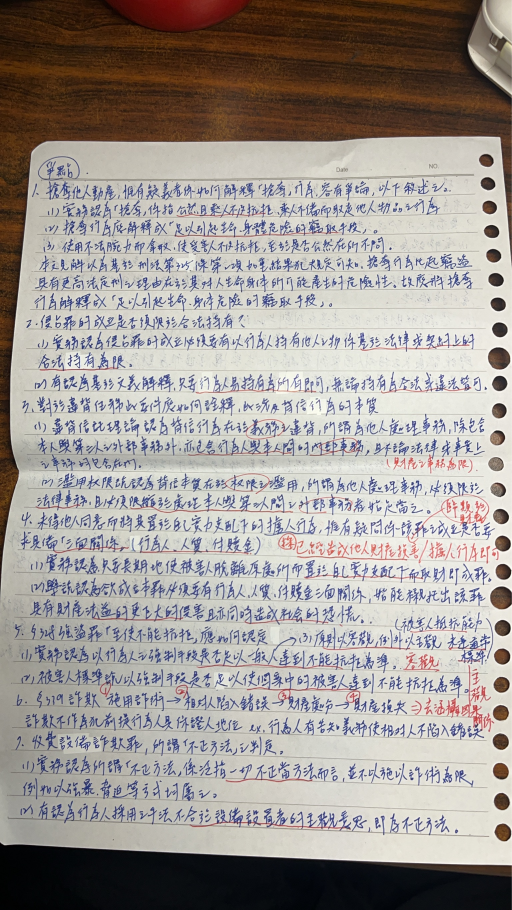
#> input picture OCR_test_lin.jpg, 1536 x 2730 px, found by its file name (shown at 1/3 size)
$ python image_preprocessing.py
#> lines starting #> are read from the running program, lines starting #| are printed output that depends on the picture; after the words box and inside, x2 and y2 are one past the last pixel; in counts of white or black regions, pixels touching at a corner belong together
import argparse
import json
from pathlib import Path

try:
    import cv2
    import numpy as np
except ModuleNotFoundError as exc:
    print("Missing OpenCV or NumPy.")
    print(r"Install with: .\env\Scripts\python.exe -m pip install opencv-python-headless numpy")
    raise SystemExit(1) from exc


from pipeline_paths import DATASET_DIR, PREPROCESS_DIR


BASE_DIR = Path(__file__).resolve().parent
DEFAULT_IMAGE_PATH = DATASET_DIR / "OCR_test_lin.jpg"
DEFAULT_OUTPUT_DIR = PREPROCESS_DIR


def save_image(path, image):
    path.parent.mkdir(parents=True, exist_ok=True)
    if not cv2.imwrite(str(path), image):
        raise OSError(f"Failed to save image: {path}")


def order_points(points):
    points = np.asarray(points, dtype="float32")
    ordered = np.zeros((4, 2), dtype="float32")
    point_sum = points.sum(axis=1)
    point_diff = np.diff(points, axis=1).ravel()
    ordered[0] = points[np.argmin(point_sum)]
    ordered[2] = points[np.argmax(point_sum)]
    ordered[1] = points[np.argmin(point_diff)]
    ordered[3] = points[np.argmax(point_diff)]
    return ordered


def four_point_transform(image, points):
    rect = order_points(points)
    top_left, top_right, bottom_right, bottom_left = rect

    width_a = np.linalg.norm(bottom_right - bottom_left)
    width_b = np.linalg.norm(top_right - top_left)
    height_a = np.linalg.norm(top_right - bottom_right)
    height_b = np.linalg.norm(top_left - bottom_left)
    max_width = max(1, int(round(max(width_a, width_b))))
    max_height = max(1, int(round(max(height_a, height_b))))

    destination = np.array(
        [
            [0, 0],
            [max_width - 1, 0],
            [max_width - 1, max_height - 1],
            [0, max_height - 1],
        ],
        dtype="float32",
    )
    matrix = cv2.getPerspectiveTransform(rect, destination)
    return cv2.warpPerspective(
        image,
        matrix,
        (max_width, max_height),
        flags=cv2.INTER_CUBIC,
        borderMode=cv2.BORDER_REPLICATE,
    )


def find_document_quad(image):
    height, width = image.shape[:2]
    scale = 1000.0 / max(height, width)
    small = cv2.resize(image, None, fx=scale, fy=scale, interpolation=cv2.INTER_AREA)

    hsv = cv2.cvtColor(small, cv2.COLOR_BGR2HSV)
    lab = cv2.cvtColor(small, cv2.COLOR_BGR2LAB)
    _, light_mask = cv2.threshold(
        lab[:, :, 0], 0, 255, cv2.THRESH_BINARY + cv2.THRESH_OTSU
    )
    paper_mask = cv2.inRange(hsv, (0, 0, 55), (179, 135, 255))
    paper_mask = cv2.bitwise_and(paper_mask, light_mask)
    paper_mask = cv2.morphologyEx(
        paper_mask,
        cv2.MORPH_CLOSE,
        cv2.getStructuringElement(cv2.MORPH_ELLIPSE, (31, 31)),
        iterations=2,
    )
    paper_mask = cv2.morphologyEx(
        paper_mask,
        cv2.MORPH_OPEN,
        cv2.getStructuringElement(cv2.MORPH_ELLIPSE, (15, 15)),
        iterations=1,
    )

    contours, _ = cv2.findContours(
        paper_mask, cv2.RETR_EXTERNAL, cv2.CHAIN_APPROX_SIMPLE
    )
    if not contours:
        return np.array([[0, 0], [width - 1, 0], [width - 1, height - 1], [0, height - 1]])

    image_area = small.shape[0] * small.shape[1]
    for contour in sorted(contours, key=cv2.contourArea, reverse=True):
        if cv2.contourArea(contour) < image_area * 0.18:
            continue

        perimeter = cv2.arcLength(contour, True)
        for epsilon_ratio in (0.018, 0.025, 0.035, 0.05):
            approx = cv2.approxPolyDP(contour, epsilon_ratio * perimeter, True)
            if len(approx) == 4:
                return approx.reshape(4, 2).astype("float32") / scale

        box = cv2.boxPoints(cv2.minAreaRect(contour))
        return box.astype("float32") / scale

    return np.array([[0, 0], [width - 1, 0], [width - 1, height - 1], [0, height - 1]])


def rectify_document(image):
    quad = find_document_quad(image)
    warped = four_point_transform(image, quad)
    if warped.shape[0] < warped.shape[1]:
        warped = cv2.rotate(warped, cv2.ROTATE_90_CLOCKWISE)
    return warped


def normalize_illumination(image):
    lab = cv2.cvtColor(image, cv2.COLOR_BGR2LAB)
    lightness, channel_a, channel_b = cv2.split(lab)
    background = cv2.GaussianBlur(lightness, (0, 0), sigmaX=35, sigmaY=35)
    normalized = cv2.divide(lightness, background, scale=255)
    clahe = cv2.createCLAHE(clipLimit=2.0, tileGridSize=(8, 8))
    enhanced_lightness = clahe.apply(normalized)
    return cv2.cvtColor(
        cv2.merge((enhanced_lightness, channel_a, channel_b)),
        cv2.COLOR_LAB2BGR,
    )


def sharpen_image(image):
    blurred = cv2.GaussianBlur(image, (0, 0), sigmaX=1.2, sigmaY=1.2)
    return cv2.addWeighted(image, 1.45, blurred, -0.45, 0)


def remove_small_components(mask, min_area=5, max_area=18000):
    component_count, labels, stats, _ = cv2.connectedComponentsWithStats(mask, 8)
    cleaned = np.zeros_like(mask)
    for index in range(1, component_count):
        area = stats[index, cv2.CC_STAT_AREA]
        width = stats[index, cv2.CC_STAT_WIDTH]
        height = stats[index, cv2.CC_STAT_HEIGHT]
        if min_area <= area <= max_area and width >= 2 and height >= 2:
            cleaned[labels == index] = 255
    return cleaned


def create_blue_ink_variants(image):
    hsv = cv2.cvtColor(image, cv2.COLOR_BGR2HSV)
    blue_from_hsv = cv2.inRange(hsv, (85, 35, 20), (138, 255, 250))

    blue_channel, green_channel, red_channel = cv2.split(image)
    blue_minus_red = blue_channel.astype(np.int16) - red_channel.astype(np.int16)
    blue_minus_green = blue_channel.astype(np.int16) - green_channel.astype(np.int16)
    blue_dominant = (
        (blue_minus_red > 8)
        & (blue_minus_green > -30)
        & (red_channel < 185)
        & (green_channel < 195)
    ).astype("uint8") * 255

    mask = cv2.bitwise_or(blue_from_hsv, blue_dominant)
    mask = cv2.medianBlur(mask, 3)
    mask = remove_small_components(mask)

    soft_mask = cv2.dilate(
        mask,
        cv2.getStructuringElement(cv2.MORPH_ELLIPSE, (2, 2)),
        iterations=1,
    )
    blue_on_white = np.full_like(image, 255)
    blue_on_white[soft_mask > 0] = image[soft_mask > 0]

    gray = cv2.cvtColor(image, cv2.COLOR_BGR2GRAY)
    gray = cv2.normalize(gray, None, 20, 190, cv2.NORM_MINMAX)
    blue_gray = np.full_like(gray, 255)
    blue_gray[soft_mask > 0] = gray[soft_mask > 0]
    blue_gray = cv2.cvtColor(blue_gray, cv2.COLOR_GRAY2BGR)

    black_on_white = np.full_like(image, 255)
    black_on_white[mask > 0] = (0, 0, 0)
    return blue_on_white, blue_gray, black_on_white, mask


def suppress_red_annotations(image):
    hsv = cv2.cvtColor(image, cv2.COLOR_BGR2HSV)
    low_red = cv2.inRange(hsv, (0, 45, 20), (15, 255, 255))
    high_red = cv2.inRange(hsv, (165, 45, 20), (179, 255, 255))
    red_mask = cv2.bitwise_or(low_red, high_red)
    red_mask = cv2.dilate(
        red_mask,
        cv2.getStructuringElement(cv2.MORPH_ELLIPSE, (3, 3)),
        iterations=1,
    )
    return cv2.inpaint(image, red_mask, 3, cv2.INPAINT_TELEA)


def remove_horizontal_lines(image):
    gray = cv2.cvtColor(image, cv2.COLOR_BGR2GRAY)
    inverse = cv2.adaptiveThreshold(
        gray,
        255,
        cv2.ADAPTIVE_THRESH_GAUSSIAN_C,
        cv2.THRESH_BINARY_INV,
        41,
        9,
    )
    kernel_width = max(80, image.shape[1] // 6)
    horizontal_kernel = cv2.getStructuringElement(
        cv2.MORPH_RECT, (kernel_width, 1)
    )
    horizontal_lines = cv2.morphologyEx(
        inverse, cv2.MORPH_OPEN, horizontal_kernel, iterations=1
    )
    horizontal_lines = cv2.dilate(
        horizontal_lines,
        cv2.getStructuringElement(cv2.MORPH_RECT, (3, 3)),
        iterations=1,
    )
    return cv2.inpaint(image, horizontal_lines, 3, cv2.INPAINT_TELEA)


def create_binary_variant(image):
    gray = cv2.cvtColor(image, cv2.COLOR_BGR2GRAY)
    blurred = cv2.GaussianBlur(gray, (3, 3), 0)
    binary = cv2.adaptiveThreshold(
        blurred,
        255,
        cv2.ADAPTIVE_THRESH_GAUSSIAN_C,
        cv2.THRESH_BINARY,
        41,
        13,
    )
    return cv2.cvtColor(binary, cv2.COLOR_GRAY2BGR)


def preprocess_image(image_path=DEFAULT_IMAGE_PATH, output_dir=DEFAULT_OUTPUT_DIR):
    image_path = Path(image_path)
    output_dir = Path(output_dir)
    original = cv2.imread(str(image_path))
    if original is None:
        raise ValueError(f"Could not read image: {image_path}")

    image_stem = image_path.stem
    document = rectify_document(original)
    enhanced = normalize_illumination(document)
    sharpened = sharpen_image(enhanced)
    line_removed = remove_horizontal_lines(sharpened)
    red_suppressed = suppress_red_annotations(sharpened)
    clean_document = remove_horizontal_lines(red_suppressed)
    blue_ink, blue_gray, blue_binary, blue_mask = create_blue_ink_variants(sharpened)
    binary = create_binary_variant(sharpened)

    outputs = {
        "document": output_dir / f"{image_stem}_document_input.jpg",
        "enhanced": output_dir / f"{image_stem}_enhanced_input.jpg",
        "sharpened": output_dir / f"{image_stem}_sharpened_input.jpg",
        "line_removed": output_dir / f"{image_stem}_line_removed_input.jpg",
        "clean_document": output_dir / f"{image_stem}_clean_document_input.jpg",
        "blue_ink": output_dir / f"{image_stem}_blue_ink_input.jpg",
        "blue_gray": output_dir / f"{image_stem}_blue_gray_input.jpg",
        "blue_binary": output_dir / f"{image_stem}_blue_binary_input.jpg",
        "blue_mask": output_dir / f"{image_stem}_blue_mask.jpg",
        "binary": output_dir / f"{image_stem}_preprocessed_input.jpg",
    }
    images = {
        "document": document,
        "enhanced": enhanced,
        "sharpened": sharpened,
        "line_removed": line_removed,
        "clean_document": clean_document,
        "blue_ink": blue_ink,
        "blue_gray": blue_gray,
        "blue_binary": blue_binary,
        "blue_mask": blue_mask,
        "binary": binary,
    }
    for key, path in outputs.items():
        save_image(path, images[key])

    manifest = {
        "input_path": str(image_path),
        "output_dir": str(output_dir),
        "image_stem": image_stem,
        "document_shape": {
            "height": int(document.shape[0]),
            "width": int(document.shape[1]),
        },
        "variants": {key: str(path) for key, path in outputs.items()},
    }
    manifest_path = output_dir / f"{image_stem}_preprocess_manifest.json"
    with manifest_path.open("w", encoding="utf-8") as file:
        json.dump(manifest, file, ensure_ascii=False, indent=2)
    manifest["manifest_path"] = str(manifest_path)
    return manifest


def parse_args():
    parser = argparse.ArgumentParser(description="Module 1: lecture note image preprocessing.")
    parser.add_argument("--image", default=str(DEFAULT_IMAGE_PATH), help="Input note image.")
    parser.add_argument("--output-dir", default=str(DEFAULT_OUTPUT_DIR), help="Output folder.")
    return parser.parse_args()


def main():
    args = parse_args()
    manifest = preprocess_image(args.image, args.output_dir)
#> in preprocess_image, original is the input picture: shape (2730, 1536, 3); mean B, G, R 150.2, 154.3, 160.6
#> in find_document_quad, `_, light_mask = cv2.threshold( lab[:, :, 0], 0, 255, cv2.THRESH_BINARY..`:
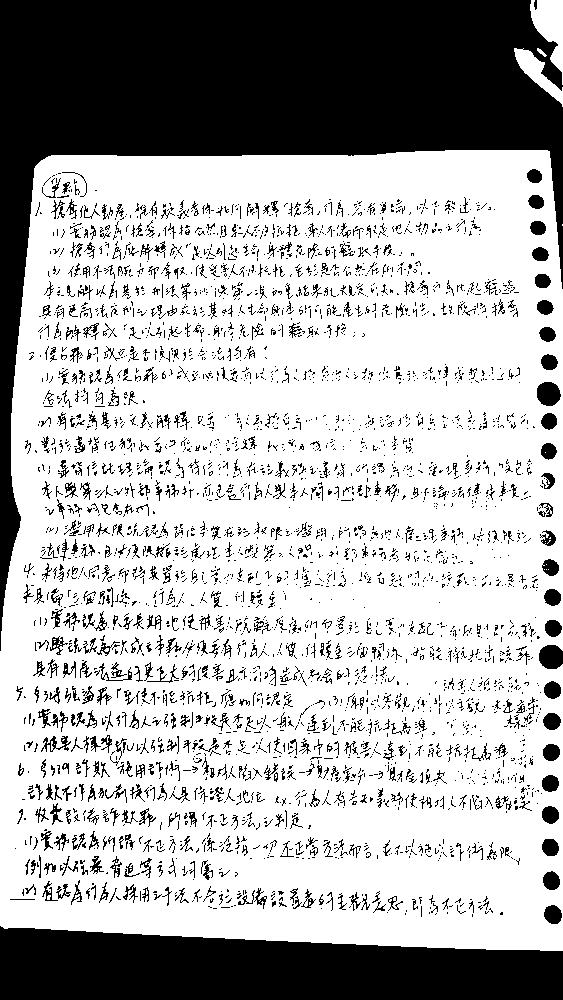
#> light_mask: shape (1000, 563); 69.7% white; 3726 black regions (3122 under 20 px), largest, box (x1, y1, x2, y2) and area: (0, 0, 563, 651) 93709, (0, 926, 563, 1000) 33450, (539, 645, 563, 669) 482
#> in find_document_quad, `paper_mask = cv2.morphologyEx( paper_mask, cv2.MORPH_CLOSE, cv2.getStr..`:
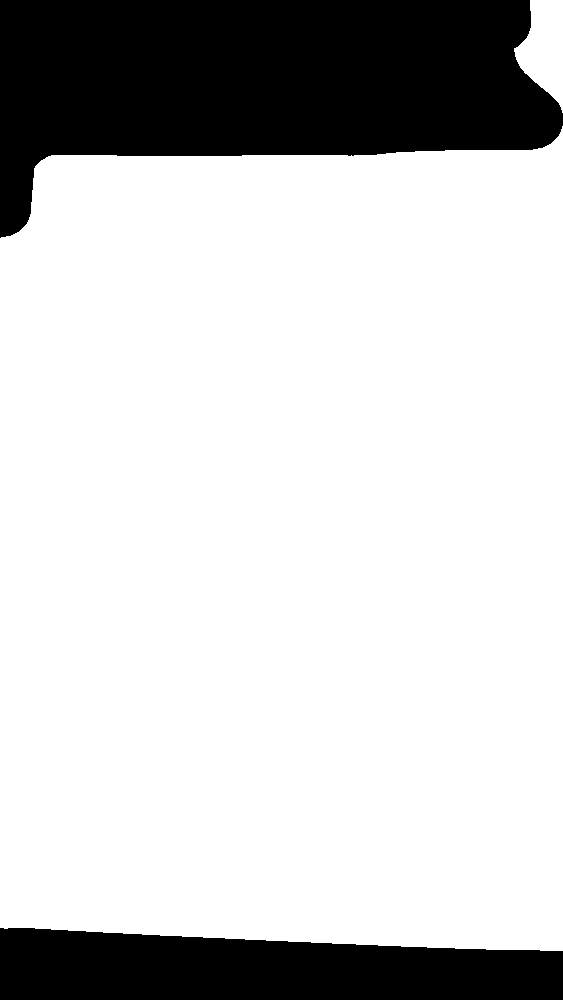
#> paper_mask: shape (1000, 563); 78.9% white; 2 black regions, box (x1, y1, x2, y2) and area: (0, 0, 563, 238) 85488, (0, 928, 563, 1000) 33446
#> in find_document_quad, `contours, _ = cv2.findContours( paper_mask, cv2.RETR_EXTERNAL, cv2.CHA..`: contours = 2 contours; box (x1, y1, x2, y2) and area: (0, 135, 563, 951) 439250, (515, 0, 563, 104) 3299
#> the loop in find_document_quad, `for contour in sorted(contours, key=cv2.contourArea, reverse=True):` made 1 pass
#> perimeter on pass 1: 2712.2
#> in rectify_document, `quad = find_document_quad(image)`: quad = [[1534.3, 368.5], [95.55, 453.2], [0, 2530.7], [1534.3, 2593.5]]
#> in order_points, `points = np.asarray(points, dtype="float32")`: points has the same summary as quad in rectify_document
#> in order_points, `point_sum = points.sum(axis=1)`: point_sum = [1902.8, 548.7, 2530.7, 4127.8]
#> in order_points, `point_diff = np.diff(points, axis=1).ravel()`: point_diff = [-1165.7, 357.6, 2530.7, 1059.2]
#> in four_point_transform, `rect = order_points(points)`: rect = [[95.55, 453.2], [1534.3, 368.5], [1534.3, 2593.5], [0, 2530.7]]
#> in four_point_transform, `top_left, top_right, bottom_right, bottom_left = rect`: top_left = [95.55, 453.2]; top_right = [1534.3, 368.5]; bottom_right = [1534.3, 2593.5]; bottom_left = [0, 2530.7]
#> in four_point_transform, `width_a = np.linalg.norm(bottom_right - bottom_left)`: width_a = 1535.5
#> in four_point_transform, `width_b = np.linalg.norm(top_right - top_left)`: width_b = 1441.2
#> in four_point_transform, `height_a = np.linalg.norm(top_right - bottom_right)`: height_a = 2224.9
#> in four_point_transform, `height_b = np.linalg.norm(top_left - bottom_left)`: height_b = 2079.7
#> in four_point_transform, `max_width = max(1, int(round(max(width_a, width_b))))`: max_width = 1536
#> in four_point_transform, `max_height = max(1, int(round(max(height_a, height_b))))`: max_height = 2225
#> in four_point_transform, `destination = np.array( [ [0, 0], [max_width - 1, 0], [max_width - 1, ..`: destination = [[0, 0], [1535, 0], [1535, 2224], [0, 2224]]
#> in four_point_transform, `matrix = cv2.getPerspectiveTransform(rect, destination)`: matrix = [[1.17, 0.0537, -135.9], [0.0687, 1.17, -536.1], [5.1e-05, 3.5e-05, 1]]
#> in create_blue_ink_variants, `blue_minus_red = blue_channel.astype(np.int16) - red_channel.astype(np..`:
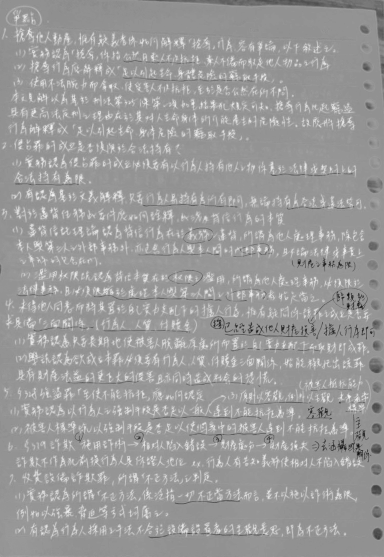
#> blue_minus_red: shape (2225, 1536) int16 (shown at 1/4 size); min -156, max 97, mean -2.5; drawn with min black and max white
#> in create_blue_ink_variants, `blue_minus_green = blue_channel.astype(np.int16) - green_channel.astyp..`:
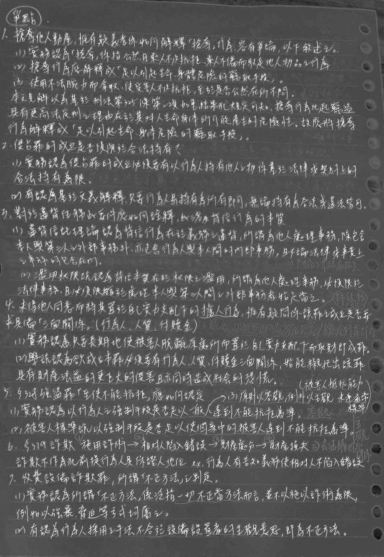
#> blue_minus_green: shape (2225, 1536) int16 (shown at 1/4 size); min -54, max 91, mean -1.5; drawn with min black and max white
#> in remove_small_components, `component_count, labels, stats, _ = cv2.connectedComponentsWithStats(m..`:
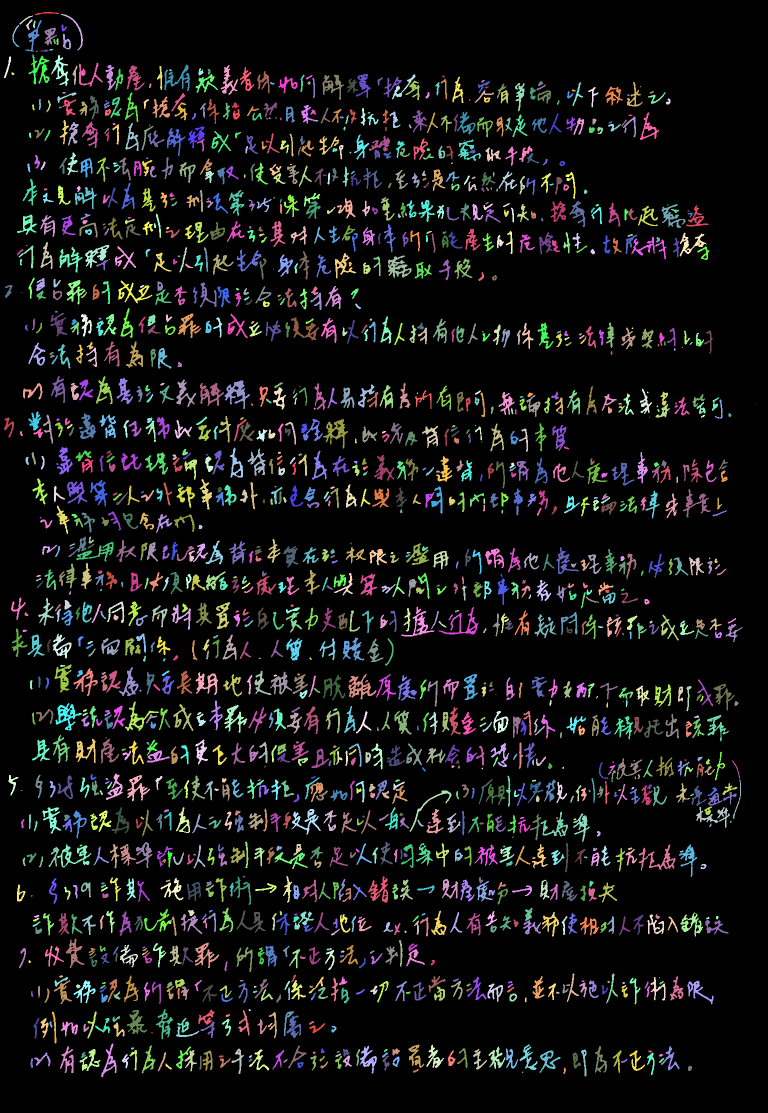
#> labels: shape (2225, 1536) int32 (shown at 1/2 size); 1845 distinct labels, from 0 to 1844; one colour per label, 0 black
#> in remove_small_components, `component_count, labels, stats, _ = cv2.connectedComponentsWithStats(m..`: component_count = 1845; stats = 1845 rows, first 6: [0, 0, 1536, 2225, 3013771], [70, 24, 48, 6, 126], [122, 28, 44, 73, 300], [39, 31, 27, 18, 90], [52, 39, 13, 21, 87], [66, 41, 5, 16, 52]
#> the loop in remove_small_components, `for index in range(1, component_count):` made 1844 passes
#> (area, width, height) on passes 1 to 3: (126, 48, 6), (300, 44, 73), (90, 27, 18)
#> in create_blue_ink_variants, `soft_mask = cv2.dilate( mask, cv2.getStructuringElement(cv2.MORPH_ELLI..`:
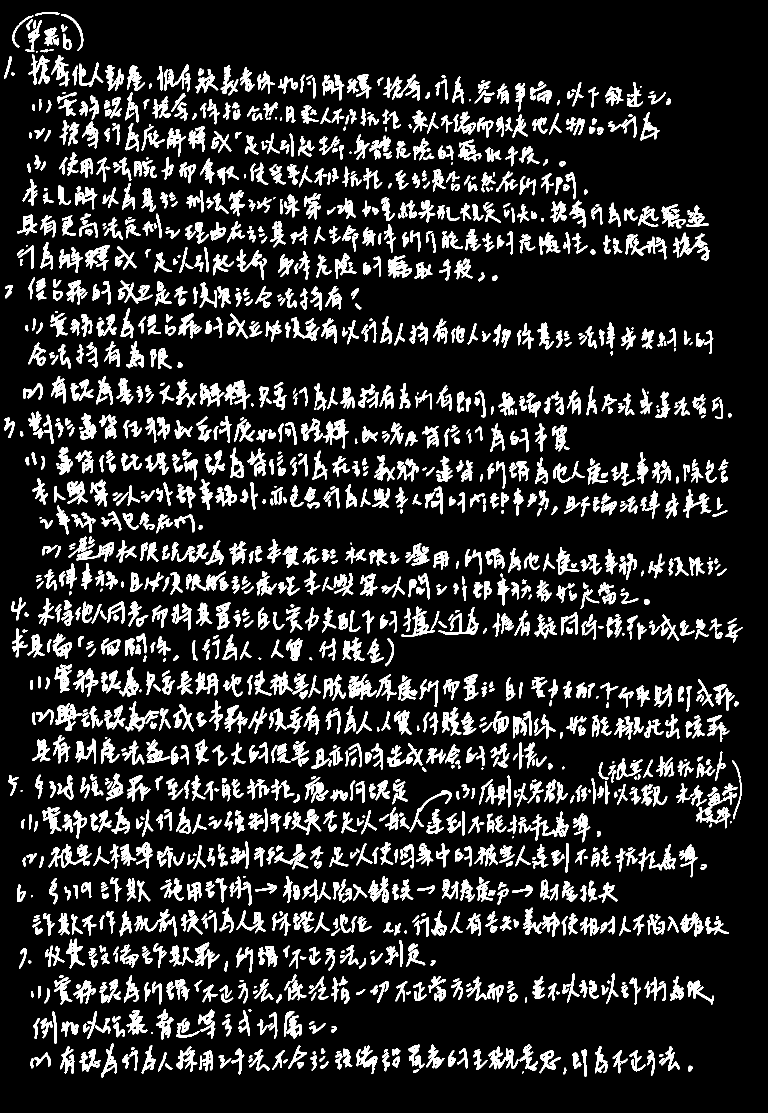
#> soft_mask: shape (2225, 1536) (shown at 1/2 size); 14.8% white; 1708 white regions (34 under 20 px), largest, box (x1, y1, x2, y2) and area: (97, 1689, 184, 1736) 1559, (697, 1348, 754, 1400) 1309, (1277, 1689, 1352, 1743) 1280
#> manifest = 6 items
    print("Image preprocessing complete.")
    print(f"Manifest: {manifest['manifest_path']}")
#| Manifest: output/01_preprocessing/OCR_test_lin_preprocess_manifest.json
    for key, path in manifest["variants"].items():
        print(f"{key}: {path}")
#> this loop made 10 passes
#> (printed output is left out)


if __name__ == "__main__":
    main()
